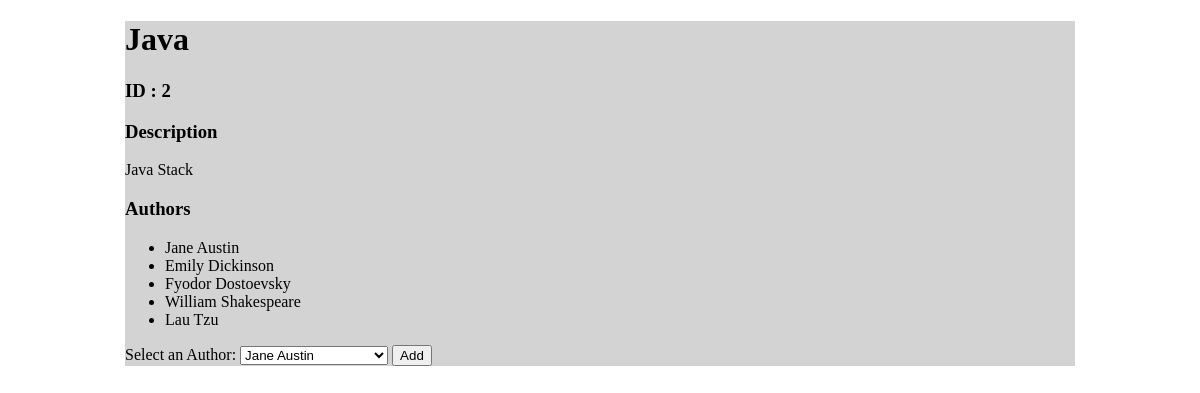
Screenshot of /book_detail/2 with the database file from the repository.
### books_authors_app/models.py (models this page shows)
class Book (models.Model):
    title = models.CharField(max_length=255)
    desc = models.TextField()
    created_at = models.DateTimeField(auto_now_add=True)
    updated_at = models.DateTimeField(auto_now=True)

class Author (models.Model):
    first_name = models.CharField(max_length=45)
    last_name = models.CharField(max_length=45)
    books = models.ManyToManyField(Book, related_name="authors")
    notes = models.TextField()
    created_at = models.DateTimeField(auto_now_add=True)
    updated_at = models.DateTimeField(auto_now=True)

### books_authors_app/views.py (the view)
# urls.py: path('book_detail/<int:val>', views.book_detail),
def book_detail(request, val):
    pass
    context = {"current_book": Book.objects.get(id=val),
               "author_list": Author.objects.all()
    }
    return render(request, "book_detail.html", context)

### books_authors_app/templates/book_detail.html (shortened to what this page needs)
<!DOCTYPE html>
<html lang="en">
<head>
    {% load static %}
    <link rel="stylesheet" href="{% static 'css/style.css' %}">
</head>
<body>
    <div class="wrapper">
        <h1>{{current_book.title}}</h1>
        <h3>ID : {{current_book.id}}</h3>
        <p><h3>Description</h3> {{current_book.desc}} </p>
        <h3>Authors</h3>
        <ul>
            {% for author in current_book.authors.all %}
                <li>{{ author.first_name }} {{ author.last_name }}</li>
            {% endfor %}
        </ul>
        <form action="/add_author/" method="post">
            <label for="new_author">Select an Author:</label>
            <select name="new_author" id="new_author">
                {% for author in author_list %}
                    <option value="{{author.id}}">{{author.first_name}} {{author.last_name}}</option>
                {% endfor %}
            </select>
            <button type="submit">Add</button>
        </form>
    </div>
</body>
</html>

### books_authors_app/static/css/style.css (style rules this page uses)
.wrapper { width: 950px; min-height: 200px; margin: auto; background-color: lightgrey; }

### rows the page displays
Book: title "Java", id "2", desc "Java Stack"
Author: first_name "Jane", last_name "Austin"
Author: first_name "Emily", last_name "Dickinson"
Author: first_name "Fyodor", last_name "Dostoevsky"
Author: first_name "William", last_name "Shakespeare"
Author: first_name "Lau", last_name "Tzu"

### other values shown
form field new_author "Jane Austin"
